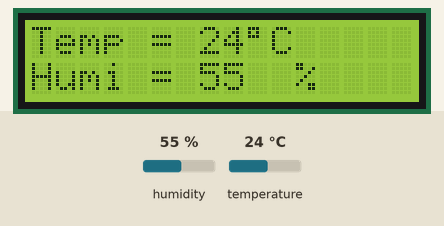
This sketch was run on a simulated Arduino Uno, built with avr-gcc and run on an emulated ATmega328P. Parts: 16×2 character LCD. Inputs (shaded band) come from the test bench; at power-on: humidity 55 %, temperature 24 °C. What the sketch prints to the serial monitor is not drawn.

Above: at 1.2 s.
1.3 s: humidity set to 22 %
At 3.1 s:
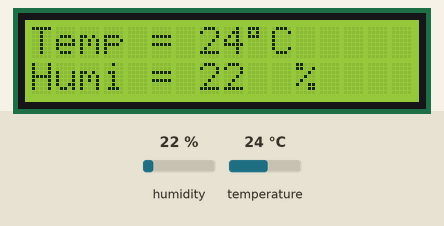
3.5 s: temperature set to 12 °C
At 5.8 s:
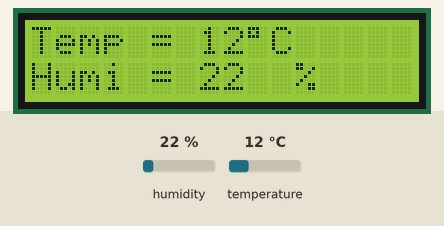
6.5 s: humidity set to 40 %
At 7.7 s:
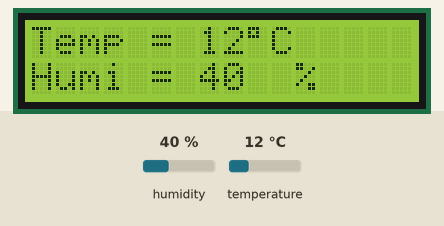
8.7 s: temperature set to 19 °C
At 10.4 s:
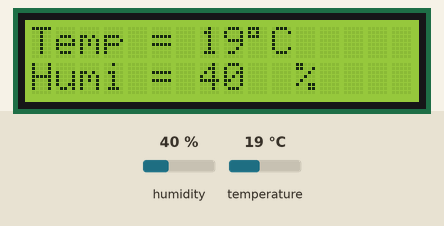
Timing chart, 0 to 11.9 s (numbered marks = the images above; inputs shaded):
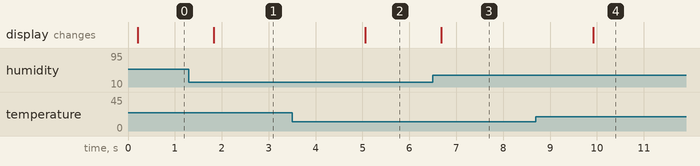

Measured:
- after the input at 1.3 s, the display: changes after 0.52 s (image 1)
- after the input at 3.5 s, the display: changes after 1.6 s (image 2)
- after the input at 6.5 s, the display: changes after 0.18 s (image 3)
- after the input at 8.7 s, the display: changes after 1.2 s (image 4)

The sketch:

DHT11_LCD_temperature__humidity_.ino
```cpp
#include <SimpleDHT.h>
#include <Wire.h>
#include <LiquidCrystal_I2C.h>
LiquidCrystal_I2C lcd(0x3F,16,2);
int pinDHT11=2;
SimpleDHT11 dht11(pinDHT11);
void setup() {
 Serial.begin(115200);
  lcd.init();
  lcd.backlight();
  lcd.setCursor(3,0);
  lcd.print("Hello,world!");
  lcd.setCursor(2,1);
  lcd.print("Myeungmun!");
}
void loop() {
Serial.println("=========================");
Serial.println("Sample DHT11...");
byte temperature=0;
byte humidity=0;
int err = SimpleDHTErrSuccess;
if ((err = dht11.read(&temperature, &humidity, NULL))!=SimpleDHTErrSuccess) {
Serial.print("Read DHT11 failed, err="); Serial.print(SimpleDHTErrCode(err));delay(1000);
Serial.print(","); Serial.println(SimpleDHTErrDuration(err)); delay(1000);
return;
}
Serial.print("Sample OK; ");
Serial.print((int)temperature); Serial.print(" *C, ");
Serial.print((int)humidity); Serial.print(" H ");
int t =temperature;

lcd.init ();
// Print a message to the LCD.
lcd.backlight () ;
lcd.setCursor (0, 0) ;
lcd.print ("Temp = ");
lcd.setCursor (7, 0) ;
lcd.println (t);
lcd.setCursor(9,0);
lcd.write(223);
lcd.setCursor(10,0);
lcd.println ("C");
lcd. setCursor (0,1);
lcd.print("Humi = ");
lcd.setCursor (7, 1) ;
lcd.println (humidity);
lcd.setCursor (11, 1) ;
lcd.print ("%");
delay(1500);
}
```
